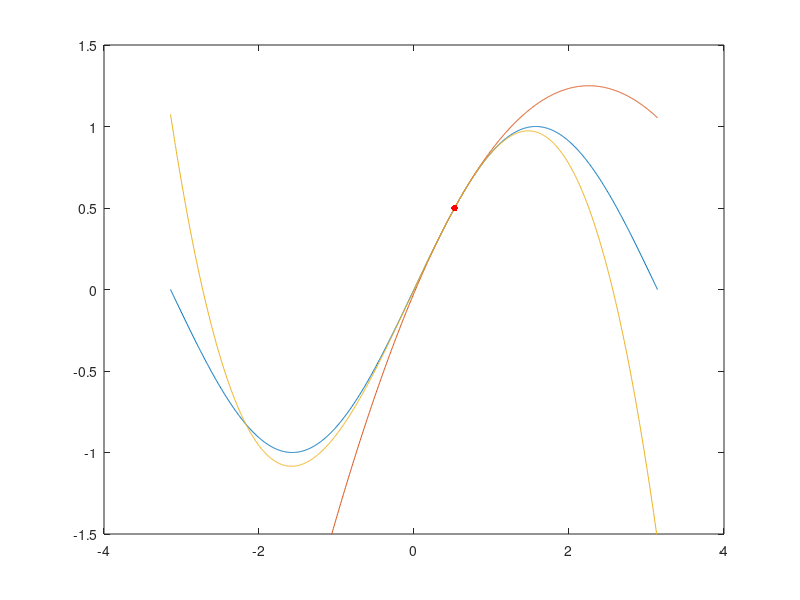

MATLAB code for this plot:
% Taylor polynomial for sin(x) around x = \pi/6
close all;
x = linspace(-pi, pi, 1000);
y = sin(x);
plot(x, y);
hold on;

P2 = (1/2) + sqrt(3)/2*(x-pi/6) - (1/2)*(1/2)*(x-pi/6).^2;
plot(x, P2);

P3 = P2 - (1/6)*(sqrt(3)/2)*(x-pi/6).^3;
plot(x, P3);

plot(pi/6, sin(pi/6), '.r', 'markersize', 15);
ylim([-1.5, 1.5]);
